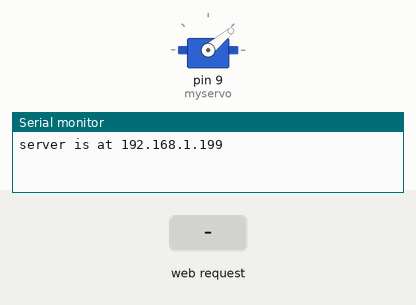
This sketch was run on a simulated Arduino Uno, built with avr-gcc and run on an emulated ATmega328P. On the bench: servo, the last lines printed to the serial monitor. The inputs (shaded band) are chosen by the test bench.

Above: at 1.2 s.
1.3 s: HTTP request GET /Elkobi/?action=fire received
At 1.45 s:
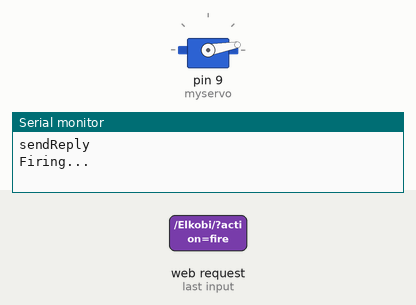
At 2.6 s:
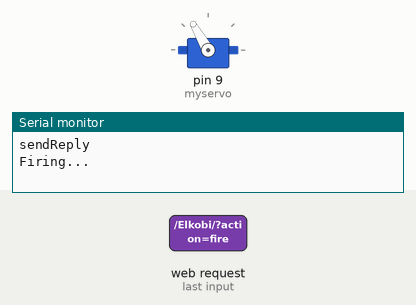
3.1 s: HTTP request GET /Elkobi/?action=left received
4.6 s: HTTP request GET /Elkobi/?action=right received
Timing chart, 0 to 7.6 s (numbered marks = the images above; inputs shaded):
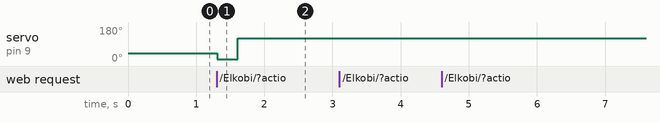

Measured:
- after the input at 1.3 s, servo on pin 9 (myservo): 40° → 10° at once, → 120° 0.30 s later

The sketch:

WebServerPractice.ino
```cpp
/*
  Web  Server

 A simple web server that shows the value of the analog input pins.
 using an Arduino Wiznet Ethernet shield.

 Circuit:
 * Ethernet shield attached to pins 10, 11, 12, 13
 * Analog inputs attached to pins A0 through A5 (optional)

 created 18 Dec 2009
 by David A. Mellis
 modified 4 Sep 2010
 by Tom Igoe

 */

#include <SPI.h>
#include <Ethernet.h>
#include <Servo.h>

Servo myservo;  // create servo object to control a servo
                // a maximum of eight servo objects can be created
int pos = 0;    // variable to store the servo position

// Enter a MAC address and IP address for your controller below.
// The IP address will be dependent on your local network:
byte mac[] = { 0x90, 0xA2, 0xDA, 0x00, 0x6F, 0x1F }; //90 A2 DA 00 6F 1F
byte ip[] = { 192,168,1, 199 };
byte gateway[] = { 192, 168, 1, 1 };			// internet access via router
byte subnet[] = { 255, 255, 255, 0 };			 //subnet mask

int waitForServo1 = 1000;

// Initialize the Ethernet server library
// with the IP address and port you want to use
// (port 80 is default for HTTP):
EthernetServer server(9999);

void setup()
{
  // start the Ethernet connection and the server:
  Ethernet.begin(mac, ip);
  server.begin();
  Serial.begin(9600);
  Serial.print("server is at ");
  Serial.println(Ethernet.localIP());

  //SERVO
   myservo.attach(9);  // attaches the servo on pin 9 to the servo object
   myservo.write(40);
}

void loop()
{
  // listen for incoming clients
  EthernetClient client = server.available();
  if (client) {
    Serial.print("client connected");
    // an http request ends with a blank line
    boolean currentLineIsBlank = true;
    String currentLine = "";
    while (client.connected()) {
      if (client.available()) {
        char c = client.read();
        Serial.print(c);
        // if you've gotten to the end of the line (received a newline
        // character) and the line is blank, the http request has ended,
        // so you can send a reply
        if (c == '\n' && currentLineIsBlank) {
          sendReply(client,"DONE");
          break;
        }

        if (c == '\n') {
          if( isAction(currentLine) ){
            sendReply(client, getActionFromString(currentLine) );
            delay(1);
            client.stop();
            String action = doAction(currentLine);
            return;
          }
          // you're starting a new line
          currentLineIsBlank = true;
          currentLine = "";
        }
        else if (c != '\r') {
          // you've gotten a character on the current line
          currentLineIsBlank = false;
          currentLine += c;
        }
      }

    }
    // give the web browser time to receive the data
    delay(1);
    // close the connection:
    client.stop();
    Serial.println("connection closed");
  }
}

void sendReply(EthernetClient client, String action){
  // send a standard http response header
  Serial.println("sendReply");
  client.println("HTTP/1.1 200 OK");
  client.println("Content-Type: text/html");
  client.println();

  client.println("Action performed: " + action);
}

boolean isAction(String currentLine){
  String action = getActionFromString(currentLine);
  if(action.equals(""))
    return false;
   return true;
}

String doAction(String currentLine){
  String action = getActionFromString(currentLine);
  if(action.equals("fire"))
    fire();
  if(action.equals("left"))
    ;//left();
  if(action.equals("right"))
    ;//right();
  if(action.equals("reset"))
    ;//reset();

   return action;
}

String getActionFromString(String currentLine){

  if(currentLine.startsWith("GET /Elkobi/?action=fire"))
    return "fire";
  if(currentLine.startsWith("GET /Elkobi/?action=left"))
    return "left";
  if(currentLine.startsWith("GET /Elkobi/?action=right"))
    return "right";
   if(currentLine.startsWith("GET /Elkobi/?action=reset"))
    return "reset";

    return "";
}

void fire(){
  Serial.print("Firing...");
  myservo.write(10);              // tell servo to go to position in variable 'pos'
  delay(300);                       // waits 15ms for the servo to reach the position
  myservo.write(120);

  return;
}
```
